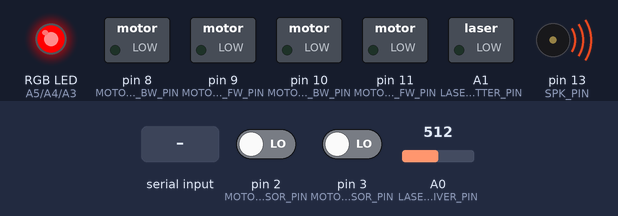
A sketch run on a simulated Arduino Uno, built with avr-gcc and run on an emulated ATmega328P. Parts: switched loads named in the sketch (green lamp = pin HIGH), an RGB LED mixed from three pins (HIGH = lit), buzzer (waves = sounding). Dashed ring = blinking. The test bench sets the inputs (shaded band); at power-on: pin 2 (MOTOR_RIGHT_SENSOR_PIN) LOW, pin 3 (MOTOR_LEFT_SENSOR_PIN) LOW, A0 (LASER_RECEIVER_PIN) = 512. What the sketch prints to the serial monitor is not drawn.

Above: at 1.2 s.
1.3 s: "t;" received over Serial
At 2.8 s:
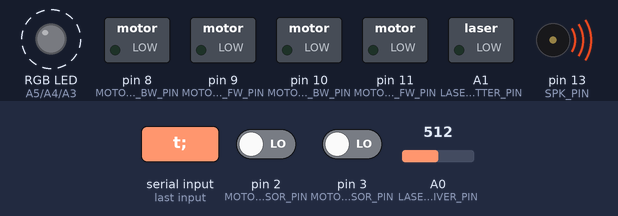
4.3 s: "l90;" received over the second serial link
At 4.9 s:
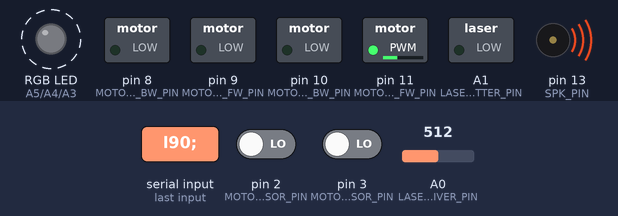
7.3 s: "r90;" received over Serial
At 7.9 s:
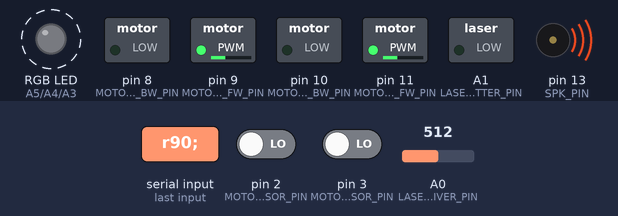
10.3 s: "l;" received over the second serial link
At 10.9 s:
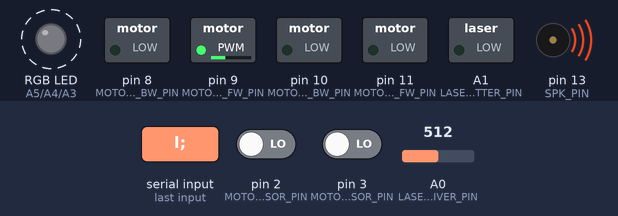
13.3 s: "b90;" received over Serial
At 13.9 s:
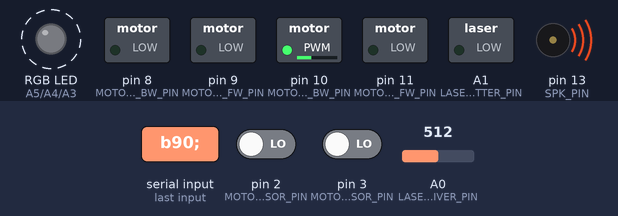
16.3 s: "t;" received over the second serial link
At 16.9 s:
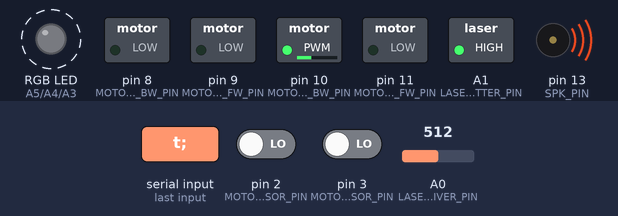
Timing chart, 0 to 20.3 s (numbered marks = the images above; inputs shaded):
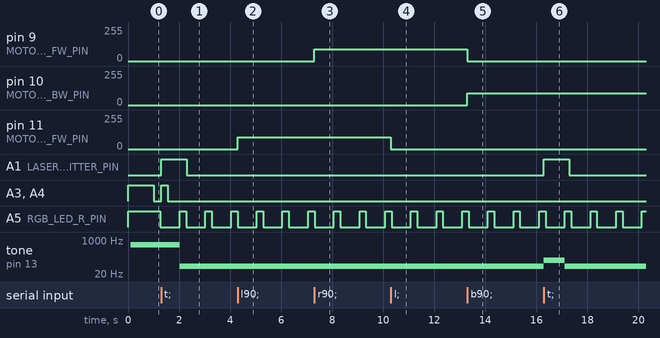

The sketch:

LaserTagRobotv01.ino
```cpp
#include "Arduino.h"
#include "Tunes.h"
#include "LaserEmitter.h"
#include "LaserReceiver.h"
#include "RGBLED.h"
#include "Motor.h"
#include "Motors.h"
#include "SpeedSensor.h"
#include <SoftwareSerial.h>
#include "RobotConstants.h"

const byte SPK_PIN = 13;

const byte BT_RX_PIN = 6;
const byte BT_TX_PIN = 5;

const byte MOTOR_LEFT_SENSOR_PIN = 3;
const byte MOTOR_LEFT_FW_PIN = 11;
const byte MOTOR_LEFT_BW_PIN = 10;
const byte MOTOR_RIGHT_SENSOR_PIN = 2;
const byte MOTOR_RIGHT_FW_PIN = 9;
const byte MOTOR_RIGHT_BW_PIN = 8;

const byte RGB_LED_R_PIN = A5;
const byte RGB_LED_G_PIN = A4;
const byte RGB_LED_B_PIN = A3;

const byte LASER_EMITTER_PIN = A1;
const byte LASER_RECEIVER_PIN = A0;

Tunes tunes(SPK_PIN);

SoftwareSerial btSerial(BT_RX_PIN, BT_TX_PIN);

Motor motorLeft = Motor(MOTOR_LEFT_FW_PIN, MOTOR_LEFT_BW_PIN);
Motor motorRight = Motor(MOTOR_RIGHT_FW_PIN, MOTOR_RIGHT_BW_PIN);

SpeedSensor speedSensorLeft = SpeedSensor(MOTOR_LEFT_SENSOR_PIN);
SpeedSensor speedSensorRight = SpeedSensor(MOTOR_RIGHT_SENSOR_PIN);

Motors motors = Motors(&motorLeft, &speedSensorLeft, &motorRight, &speedSensorRight);

LaserEmitter laserEmitter = LaserEmitter(LASER_EMITTER_PIN);
LaserReceiver laserReceiver = LaserReceiver(LASER_RECEIVER_PIN);

RGBLED rgbLED = RGBLED(RGB_LED_R_PIN, RGB_LED_G_PIN, RGB_LED_B_PIN);

String command;

void setup()
{
    Serial.begin(9600);
    Serial.println("Arduino is ready");

    btSerial.begin(9600);
    broadcast("Setup complete!");

    // Tell the world you've come to life
    tunes.alive();
    rgbLED.glow(255, 255, 255, 1000);
}

// Utilities

void broadcast(const char* message) {
	btSerial.print(message);
	Serial.print(message);
}

// Command processing

void readCommand() {
    if (btSerial.available())
    {
    	command = btSerial.readStringUntil(';');
    } else if (Serial.available()) {
    	command = Serial.readStringUntil(';');
    }
}

void processCommand() {
    if (!command || command.length() == 0) {
    	return;
    }

	if (command.charAt(0) == 'p') {
		broadcast("pong;");
	} else if (command.charAt(0) == 'l') {
		byte payload = command.substring(1, 4).toInt();
		motors.leftWheel(FORWARD, payload);
	} else if (command.charAt(0) == 'r') {
		byte payload = command.substring(1, 4).toInt();
		motors.rightWheel(FORWARD, payload);
	} else if (command.charAt(0) == 'f') {
		byte payload = command.substring(1, 4).toInt();
		motors.straight(FORWARD, payload);
	} else if (command.charAt(0) == 'b') {
		byte payload = command.substring(1, 4).toInt();
		motors.straight(BACKWARD, payload);
	} else if (command.charAt(0) == 's') {
		if (command.length() < 3) {
			motors.stop();
		} else {
			byte payload = command.substring(2, 4).toInt();
			byte direction = command.charAt(1) == 'l' ? LEFT : RIGHT;
			motors.steer(direction, payload);
		}
	} else if (command.charAt(0) == 't') {
		laserEmitter.shoot();
		tunes.shoot();
		rgbLED.glow(10, 255, 255, 250);
	} else if (command.charAt(0) == 'd') {
		broadcast("Nothing to debug");
	}

	command = "";
}

// Game logic
unsigned long immuneUntil = 0;

void gameLogic() {
	// Nothing can happen 1s after being shot... You are immune
	unsigned short value = laserReceiver.readAndClear();
	if (immuneUntil < millis()) {
		if (value > 20) {
			tunes.shot();
			rgbLED.glow(255, 0, 0, 250);
			broadcast(String(String("s") + value + ";").c_str());
			immuneUntil = millis() + 1000;
		}
	}
}

void loop()
{
	readCommand();
	processCommand();
	gameLogic();
	motors.heartbeat();
	tunes.heartbeat();
	laserEmitter.heartbeat();
	laserReceiver.heartbeat();
	rgbLED.heartbeat();
}
```

LaserEmitter.cpp
```cpp
#include "LaserEmitter.h"

LaserEmitter::LaserEmitter(byte _pin)
{
	pin = _pin;
	pinMode(_pin, OUTPUT);
	shootingStarted = 0;
}

void LaserEmitter::shoot() {
	if (shootingStarted > 0) {
		return;
	}

	digitalWrite(pin, HIGH);
	shootingStarted = millis();
}

void LaserEmitter::heartbeat() {
	if (shootingStarted == 0) {
		return;
	} else if ((shootingStarted + DURATION) <= millis()) {
		digitalWrite(pin, LOW);
		shootingStarted = 0;
	}
}
```

LaserEmitter.h
```cpp
#ifndef LASER_EMITTER_H_
#define LASER_EMITTER_H_

#include "Arduino.h"

class LaserEmitter
{
  public:
	LaserEmitter(byte pin);

    void shoot();

    void heartbeat();
  private:
    const unsigned short DURATION = 1000;

    byte pin;
    unsigned long shootingStarted;
};

#endif /* LASER_EMITTER */
```

LaserReceiver.cpp
```cpp
#include "LaserReceiver.h"

LaserReceiver::LaserReceiver(byte _pin)
{
	pin = _pin;
	pinMode(_pin, INPUT);
	damage = 0;
}

unsigned short LaserReceiver::readAndClear() {
	unsigned short result = damage;
	damage = 0;
	return result;
}

void LaserReceiver::heartbeat() {
	unsigned short value = analogRead(pin);
	value = 255 - map(value, 0, 1023, 0, 255);
	damage = damage > value ? damage : value;
}
```

LaserReceiver.h
```cpp
#ifndef LASER_RECEIVER_H_
#define LASER_RECEIVER_H_

#include "Arduino.h"

class LaserReceiver
{
  public:
	LaserReceiver(byte pin);

    unsigned short readAndClear();

    void heartbeat();
  private:
    byte pin;
    byte damage;
};

#endif /* LASER_RECEIVER */
```

Motor.cpp
```cpp
#include "Motor.h"
#include "RobotConstants.h"

Motor::Motor(byte _fwPin, byte _bwPin)
{
	fwPin = _fwPin;
	bwPin = _bwPin;

	pinMode(fwPin, OUTPUT);
	pinMode(bwPin, OUTPUT);
}

void Motor::stop() {
	digitalWrite(fwPin, LOW);
	digitalWrite(bwPin, LOW);
}

void Motor::run(byte direction, byte speed) {
	if (direction == FORWARD) {
		digitalWrite(bwPin, LOW);
		analogWrite(fwPin, speed);
	} else if (direction == BACKWARD) {
		digitalWrite(fwPin, LOW);
		analogWrite(bwPin, speed);
	}
}
```

Motor.h
```cpp
#ifndef MOTOR_H_
#define MOTOR_H_

#include "Arduino.h"

class Motor
{
  public:
	Motor(byte fwPin, byte bwPin);

    void stop();

    void run(byte direction, byte speed);

  private:
    byte fwPin;
    byte bwPin;
};

#endif /* MOTOR_H_ */
```

Motors.cpp
```cpp
#include "Motors.h"
#include "Motor.h"
#include "SpeedSensor.h"
#include "RobotConstants.h"

Motors::Motors(Motor *_motorLeft, SpeedSensor *_speedSensorLeft,
		Motor *_motorRight, SpeedSensor *_speedSensorRight) {
	motorLeft = _motorLeft;
	speedSensorLeft = _speedSensorLeft;
	motorRight = _motorRight;
	speedSensorRight = _speedSensorRight;
}

void Motors::stop() {
	lockWheels = false;
	motorLeft->stop();
	motorRight->stop();
}

void Motors::leftWheel(byte direction, byte speed) {
	lockWheels = false;
	motorLeft->run(direction, speed);
}

void Motors::rightWheel(byte direction, byte speed) {
	lockWheels = false;
	motorRight->run(direction, speed);
}

void Motors::straight(byte direction, byte speed) {
	lockWheels = true;
	if (lockDirection != direction || speed != maxSpeed) {
		lockDirection = direction;
		bestDeviation = 255;
		maxSpeed = bestLeftSpeed = bestRightSpeed = leftSpeed = rightSpeed =
				speed;
	}
	speedSensorLeft->readAndReset();
	speedSensorRight->readAndReset();
	motorLeft->run(direction, speed);
	motorRight->run(direction, speed);
}

void Motors::steer(byte direction, byte value) {
	if (direction == LEFT) {
		tilt = value * -1;
	} else {
		tilt = value;
	}
}

void Motors::heartbeat() {
	if (nextCycle > millis() || !lockWheels) {
		return;
	}

	unsigned long left = speedSensorLeft->readAndReset();
	unsigned long right = speedSensorRight->readAndReset();

	unsigned short total = left + right;
	short deviation = left - right;
	unsigned short absDeviation = abs(deviation);

	if (absDeviation < bestDeviation) {
		bestLeftSpeed = leftSpeed;
		bestRightSpeed = rightSpeed;
		bestDeviation = absDeviation;
	}

	if (lockDirection == BACKWARD) {
		deviation *= -1;
	}

	if (absDeviation > 0 && tilt == 0) {
		byte cycleBias = maxSpeed * absDeviation / total;

		// < 0 right too fast
		if (deviation < 0 && right >= left) {
			rightSpeed -= cycleBias;
		} else if (deviation > 0 && left >= right) {
			leftSpeed -= cycleBias;
		}

		if (leftSpeed < rightSpeed) {
			leftSpeed += maxSpeed - rightSpeed;
			rightSpeed = maxSpeed;
		} else if (rightSpeed < leftSpeed) {
			rightSpeed += maxSpeed - leftSpeed;
			leftSpeed = maxSpeed;
		}
	} else {
		if (tilt < 0) {
			leftSpeed = bestLeftSpeed + tilt;
		} else {
			rightSpeed = bestRightSpeed - tilt;
		}
	}

	motorLeft->run(lockDirection, leftSpeed);
	motorRight->run(lockDirection, rightSpeed);

	nextCycle = millis() + CALIBRATION_CYCLE;
}
```

Motors.h
```cpp
#ifndef MOTORS_H_
#define MOTORS_H_

#include "Arduino.h"
#include "Motor.h"
#include "SpeedSensor.h"

class Motors {
public:
	Motors(Motor *_motorLeft, SpeedSensor *_speedSensorLeft, Motor *_motorRight,
			SpeedSensor *_speedSensorRight);

	void stop();

	void leftWheel(byte direction, byte speed);

	void rightWheel(byte direction, byte speed);

	void straight(byte direction, byte speed);

	void steer(byte direction, byte value);

	void heartbeat();
private:
	const unsigned short CALIBRATION_CYCLE = 200;

	unsigned long nextCycle = 0;
	byte lockDirection = 255;
	boolean lockWheels = false;
	byte maxSpeed = 255;
	byte bestDeviation = 255;
	byte bestRightSpeed = maxSpeed;
	byte bestLeftSpeed = maxSpeed;
	short rightSpeed = 0;
	short leftSpeed = 0;
	short tilt = 0;

	Motor *motorLeft;
	SpeedSensor *speedSensorLeft;

	Motor *motorRight;
	SpeedSensor *speedSensorRight;
};

#endif /* MOTORS_H_ */
```

RGBLED.cpp
```cpp
#include "RGBLED.h"

RGBLED::RGBLED(byte r, byte g, byte b)
{
	pinR = r;
	pinG = g;
	pinB = b;
	pinMode(pinR, OUTPUT);
	pinMode(pinG, OUTPUT);
	pinMode(pinB, OUTPUT);
	glowingStarted = 0;
	duration = 0;
}

void RGBLED::glow(unsigned short r, unsigned short g, unsigned short b, unsigned short _duration) {
	if (glowingStarted > 0) {
		return;
	}

	analogWrite(pinR, r);
	analogWrite(pinG, g);
	analogWrite(pinB, b);
	duration = _duration;
	glowingStarted = millis();
}

void RGBLED::heartbeat() {
	if (glowingStarted == 0) {
		return;
	} else if ((glowingStarted + duration) <= millis()) {
		digitalWrite(pinR, LOW);
		digitalWrite(pinG, LOW);
		digitalWrite(pinB, LOW);
		duration = glowingStarted = 0;
	}
}
```

RGBLED.h
```cpp
#ifndef RGB_LED_H
#define RGB_LED_H

#include "Arduino.h"

class RGBLED
{
  public:
	RGBLED(byte pinR, byte pinG, byte pinB);

    void glow(unsigned short r, unsigned short g, unsigned short b, unsigned short duration);

    void heartbeat();
  private:
    byte pinR;
    byte pinG;
    byte pinB;
    unsigned short duration;
    unsigned long glowingStarted;
};

#endif /* RGB_LED_H */
```

RobotConstants.h
```cpp
#ifndef ROBOT_CONSTANTS_H_
#define ROBOT_CONSTANTS_H_

const byte FORWARD = 0;
const byte BACKWARD = 1;
const byte LEFT = 2;
const byte RIGHT = 3;

#endif
```

SpeedSensor.cpp
```cpp
#include "SpeedSensor.h"
#include "RobotConstants.h"

/**
 * Must be a static function, so we keep track of all interrupts in the same file
 */
unsigned long pin2Value = 0;
unsigned long pin3Value = 0;


void interruptPin2() {
	pin2Value++;
}

void interruptPin3() {
	pin3Value++;
}


SpeedSensor::SpeedSensor(byte _pin)
{
	pin = _pin;
	pinMode(_pin, INPUT);

	if (_pin == 2) {
		attachInterrupt(
				digitalPinToInterrupt(_pin),
				interruptPin2, CHANGE);
	} else {
		attachInterrupt(
				digitalPinToInterrupt(_pin),
				interruptPin3, CHANGE);
	}
}

unsigned long SpeedSensor::readAndReset() {
	unsigned long response = read();
	if (pin == 2) {
		pin2Value = 0;
	} else {
		pin3Value = 0;
	}
	return response;
}

unsigned long SpeedSensor::read() {
	if (pin == 2) {
		return pin2Value;
	} else {
		return pin3Value;
	}
}
```

SpeedSensor.h
```cpp
#ifndef SPEED_SENSOR_H_
#define SPEED_SENSOR_H_

#include "Arduino.h"

class SpeedSensor
{
  public:
	SpeedSensor(byte pin);

    unsigned long read();

    unsigned long readAndReset();
  private:
    byte pin;
};

#endif /* SPEED_SENSOR_H_ */
```

Tunes.cpp
```cpp
#include "Tunes.h"
#include "Arduino.h"

Tunes::Tunes(int _pin)
{
  pinMode(_pin, OUTPUT);
  pin = _pin;
}

void Tunes::alive() {
	play(500, 1, 2000);
}

void Tunes::dead() {
	play(2500, -1, 500);
}

void Tunes::shoot() {
	play(100, 5, 100);
}

void Tunes::shot() {
	play(50, 0, 100);
}

void Tunes::play(unsigned int _initialFrequency, int _step, unsigned int _length) {
  if (stopAt > millis()) {
	  return;
  }

  currFrequency = _initialFrequency;
  step = _step;
  stopAt = millis() + _length;
  tone(pin, currFrequency);
}

void Tunes::heartbeat() {
	if (stopAt == 0 || nextAction > millis()) {
		return;
	}

	if (millis() > stopAt) {
		noTone(pin);
		stopAt = 0;
		currFrequency = 0;
		return;
	}

	currFrequency += step;
	tone(pin, currFrequency);
	nextAction = millis() + TEMPO;
}
```

Tunes.h
```cpp
#ifndef TUNES_H_
#define TUNES_H_

#include "Arduino.h"

class Tunes
{
  public:
    Tunes(int pin);

    void alive();

    void dead();

    void shoot();

    void shot();

    void play(unsigned int _initialFrequency, int _step, unsigned int _length);

    void heartbeat();

  private:
    const byte TEMPO = 1;

    int pin;
    unsigned long nextAction = 0;
    unsigned int currFrequency = 0;
    unsigned int stopAt = 0;
    int step = 0;
};

#endif /* TUNES_H_ */
```

Measured:
- after the input at 1.3 s, A1 (LASER_EMITTER_PIN): LOW → HIGH at once, → LOW 1.0 s later; A3 (RGB_LED_B_PIN), A4 (RGB_LED_G_PIN): LOW → HIGH at once, → LOW 0.25 s later
- after the input at 4.3 s, pin 11 (MOTOR_LEFT_FW_PIN): 0/255 → 90/255 at once
- after the input at 7.3 s, pin 9 (MOTOR_RIGHT_FW_PIN): 0/255 → 90/255 at once
- after the input at 10.3 s, pin 11 (MOTOR_LEFT_FW_PIN): 90/255 → 0/255 at once
- after the input at 13.3 s, pin 9 (MOTOR_RIGHT_FW_PIN): 90/255 → 0/255 at once; pin 10 (MOTOR_LEFT_BW_PIN): 0/255 → 90/255 at once
- after the input at 16.3 s, A1 (LASER_EMITTER_PIN): LOW → HIGH at once, → LOW 1.0 s later; tone on pin 13 (SPK_PIN): 50 Hz → 100 Hz at once, → 50 Hz 0.82 s later
- by itself, A5 (RGB_LED_R_PIN): alternates HIGH for 0.25 s and LOW for 0.76 s
